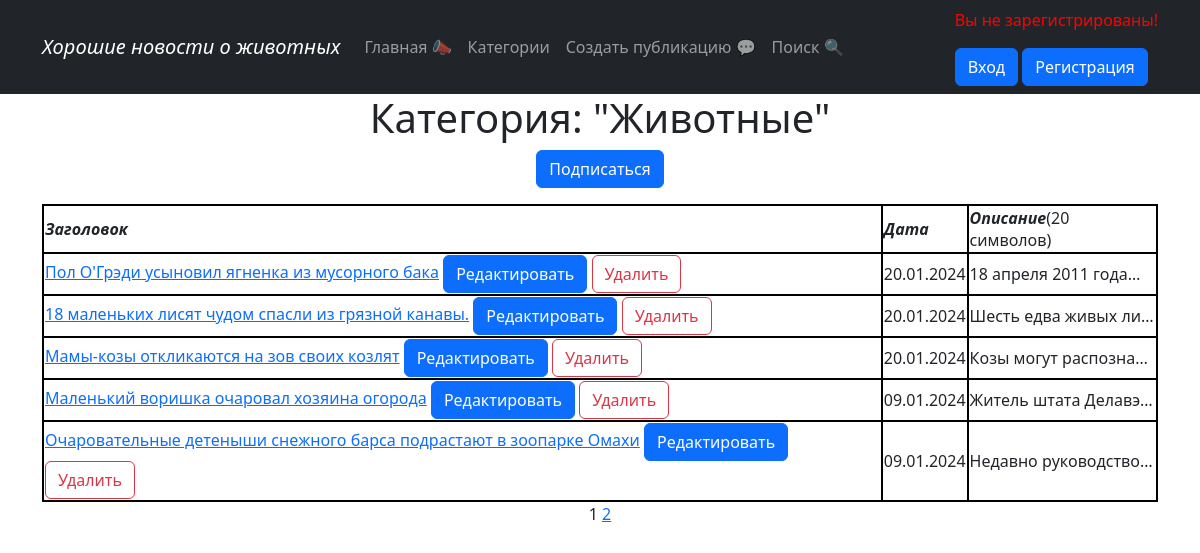
Screenshot of /news/categories/1 with the database file from the repository.
### news/models.py (models this page shows, shortened)
class Category(models.Model):
    name = models.CharField(max_length=255, unique=True)
    subscribers = models.ManyToManyField(User, blank=True, related_name='categories')

class Post(models.Model):
    author = models.ForeignKey(Author, on_delete=models.CASCADE)
    content_type = models.CharField(max_length=10, choices=[
        ('статья', 'Статья'), ('новость', 'Новость')])
    created_time = models.DateTimeField(auto_now_add=True)
    categories = models.ManyToManyField(Category, through='PostCategory',
                                        related_name='PostCategory')
    title = models.CharField(max_length=255, verbose_name=pgettext_lazy('Title', 'Title'))
    text = models.TextField()
    rating = models.IntegerField(default=0)

### news/views.py (the view)
# urls.py: path('categories/<int:pk>', CategoryListView.as_view(), name='category_list'),
class CategoryListView(PostsList):
    model = Post
    template_name = 'subscribers/category_list.html'
    context_object_name = 'category_news_list'
    def get_queryset(self):
        self.category = get_object_or_404(Category, id=self.kwargs['pk'],)
        queryset = Post.objects.filter(categories=self.category).order_by('-created_time')
        return queryset
    def get_context_data(self, **kwargs):
        context = super().get_context_data(**kwargs)
        context['is_not_subscriber'] = self.request.user not in self.category.subscribers.all()
        context['category'] = self.category
        return context

### news/templatetags/custom_filters.py (called while the page is built)
@register.filter()
def censor(text):
    list_words = text.split()
    censor_words = {'салюты', 'игрушки', }
    censor_text = []
    if isinstance(text, str):
        for word in list_words:
            if word.lower() in censor_words:
                word = f'{word[0]}{"*" * (len(word) - 2)}{word[-1]}'
            censor_text.append(word)
        return ' '.join(censor_text)

### news/views.py (called while the page is built)
    def get_context_data(self, **kwargs):
        context = super().get_context_data(**kwargs)
        context['filter'] = PostFilter(self.request.GET, queryset=self.get_queryset())
        return context

### templates/subscribers/category_list.html (shortened to what this page needs)
{% extends 'flatpages/default.html' %}
{% load custom_filters %}
{% block content %}
<h1>Категория: "{{ category.name }}"</h1>
{% if category_news_list %}
{% if is_not_subscriber%}
<p class="text-center"><a href="{% url 'subscribers' category.id %}"><u><button type="button" class="btn btn-primary">Подписаться</button></u></a></p>
{% endif%}
<table border="3">
<tr>
    <td><em><b>Заголовок</b></em></td>
    <td><em><b>Дата</b></em></td>
    <td><em><b>Описание</b></em>(20 символов)</td>
</tr>
    {% for item in category_news_list %}
    <tr>
        <td>
            <a href="{% url 'post_full' item.id %}">{{ item.title | censor }}</a>
            <a href="{% url 'post_create' item.id %}"><u><button type="button" class="btn btn-primary">Редактировать</button></u></a>
            <a href="{% url 'post_delete' item.id %}"><u><button type="button" class="btn btn-outline-danger">Удалить</button></u></a>
        </td>
        <td>{{ item.created_time | date:'d.m.Y' }}</td>
        <td>{{ item.text | truncatechars:20 }}</td>
    </tr>
    {% endfor %}
</table>
{% endif %}
{{ page_obj.number }}
{% if page_obj.has_next %}
    <a href="?page={{ page_obj.next_page_number }}">
        {{ page_obj.next_page_number }}
    </a>
{% endif %}
{% endblock content %}

### templates/subscribers/category_list.html (style rules this page uses)
table, th, td { border: 2px solid black; }

### rows the page displays
Category: name "Животные"
Post: title|censor "Пол О'Грэди усыновил ягненка из мусорного бака", created_time "20.01.2024", text "18 апреля 2011 года…"
Post: title|censor "18 маленьких лисят чудом спасли из грязной канавы.", created_time "20.01.2024", text "Шесть едва живых ли…"
Post: title|censor "Мамы-козы откликаются на зов своих козлят", created_time "20.01.2024", text "Козы могут распозна…"
Post: title|censor "Маленький воришка очаровал хозяина огорода", created_time "09.01.2024", text "Житель штата Делавэ…"
Post: title|censor "Очаровательные детеныши снежного барса подрастают в зоопарке Омахи", created_time "09.01.2024", text "Недавно руководство…"

### other values shown
{{ page_obj.number }} "1"
{{ page_obj.next_page_number }} "2"
